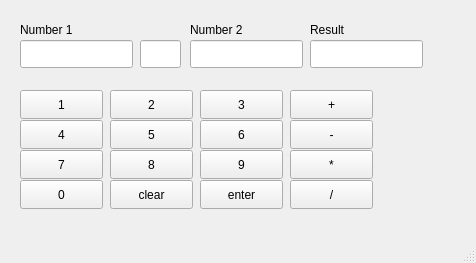
<?xml version="1.0" encoding="UTF-8"?>
<ui version="4.0">
 <class>MainWindow</class>
 <widget class="QMainWindow" name="MainWindow">
  <property name="geometry">
   <rect>
    <x>0</x>
    <y>0</y>
    <width>476</width>
    <height>263</height>
   </rect>
  </property>
  <property name="windowTitle">
   <string>MainWindow</string>
  </property>
  <widget class="QWidget" name="centralwidget">
   <widget class="QLabel" name="label">
    <property name="geometry">
     <rect>
      <x>20</x>
      <y>20</y>
      <width>71</width>
      <height>20</height>
     </rect>
    </property>
    <property name="text">
     <string>Number 1</string>
    </property>
   </widget>
   <widget class="QLabel" name="label_2">
    <property name="geometry">
     <rect>
      <x>190</x>
      <y>20</y>
      <width>71</width>
      <height>20</height>
     </rect>
    </property>
    <property name="text">
     <string>Number 2</string>
    </property>
   </widget>
   <widget class="QLabel" name="label_3">
    <property name="geometry">
     <rect>
      <x>310</x>
      <y>20</y>
      <width>71</width>
      <height>20</height>
     </rect>
    </property>
    <property name="text">
     <string>Result</string>
    </property>
   </widget>
   <widget class="QLineEdit" name="txtNum1">
    <property name="geometry">
     <rect>
      <x>20</x>
      <y>40</y>
      <width>113</width>
      <height>28</height>
     </rect>
    </property>
   </widget>
   <widget class="QLineEdit" name="txtNum2">
    <property name="geometry">
     <rect>
      <x>190</x>
      <y>40</y>
      <width>113</width>
      <height>28</height>
     </rect>
    </property>
   </widget>
   <widget class="QLineEdit" name="txtResult">
    <property name="geometry">
     <rect>
      <x>310</x>
      <y>40</y>
      <width>113</width>
      <height>28</height>
     </rect>
    </property>
   </widget>
   <widget class="QPushButton" name="btnN1">
    <property name="geometry">
     <rect>
      <x>20</x>
      <y>90</y>
      <width>83</width>
      <height>29</height>
     </rect>
    </property>
    <property name="text">
     <string>1</string>
    </property>
   </widget>
   <widget class="QPushButton" name="btnN2">
    <property name="geometry">
     <rect>
      <x>110</x>
      <y>90</y>
      <width>83</width>
      <height>29</height>
     </rect>
    </property>
    <property name="text">
     <string>2</string>
    </property>
   </widget>
   <widget class="QPushButton" name="btnN3">
    <property name="geometry">
     <rect>
      <x>200</x>
      <y>90</y>
      <width>83</width>
      <height>29</height>
     </rect>
    </property>
    <property name="text">
     <string>3</string>
    </property>
   </widget>
   <widget class="QPushButton" name="btnN4">
    <property name="geometry">
     <rect>
      <x>20</x>
      <y>120</y>
      <width>83</width>
      <height>29</height>
     </rect>
    </property>
    <property name="text">
     <string>4</string>
    </property>
   </widget>
   <widget class="QPushButton" name="btnN5">
    <property name="geometry">
     <rect>
      <x>110</x>
      <y>120</y>
      <width>83</width>
      <height>29</height>
     </rect>
    </property>
    <property name="text">
     <string>5</string>
    </property>
   </widget>
   <widget class="QPushButton" name="btnN6">
    <property name="geometry">
     <rect>
      <x>200</x>
      <y>120</y>
      <width>83</width>
      <height>29</height>
     </rect>
    </property>
    <property name="text">
     <string>6</string>
    </property>
   </widget>
   <widget class="QPushButton" name="btnN7">
    <property name="geometry">
     <rect>
      <x>20</x>
      <y>150</y>
      <width>83</width>
      <height>29</height>
     </rect>
    </property>
    <property name="text">
     <string>7</string>
    </property>
   </widget>
   <widget class="QPushButton" name="btnN8">
    <property name="geometry">
     <rect>
      <x>110</x>
      <y>150</y>
      <width>83</width>
      <height>29</height>
     </rect>
    </property>
    <property name="text">
     <string>8</string>
    </property>
   </widget>
   <widget class="QPushButton" name="btnN9">
    <property name="geometry">
     <rect>
      <x>200</x>
      <y>150</y>
      <width>83</width>
      <height>29</height>
     </rect>
    </property>
    <property name="text">
     <string>9</string>
    </property>
   </widget>
   <widget class="QPushButton" name="btnN0">
    <property name="geometry">
     <rect>
      <x>20</x>
      <y>180</y>
      <width>83</width>
      <height>29</height>
     </rect>
    </property>
    <property name="text">
     <string>0</string>
    </property>
   </widget>
   <widget class="QPushButton" name="btnClear">
    <property name="geometry">
     <rect>
      <x>110</x>
      <y>180</y>
      <width>83</width>
      <height>29</height>
     </rect>
    </property>
    <property name="text">
     <string>clear</string>
    </property>
   </widget>
   <widget class="QPushButton" name="btnEnter">
    <property name="geometry">
     <rect>
      <x>200</x>
      <y>180</y>
      <width>83</width>
      <height>29</height>
     </rect>
    </property>
    <property name="text">
     <string>enter</string>
    </property>
   </widget>
   <widget class="QPushButton" name="btnAdd">
    <property name="geometry">
     <rect>
      <x>290</x>
      <y>90</y>
      <width>83</width>
      <height>29</height>
     </rect>
    </property>
    <property name="text">
     <string>+</string>
    </property>
   </widget>
   <widget class="QPushButton" name="btnSub">
    <property name="geometry">
     <rect>
      <x>290</x>
      <y>120</y>
      <width>83</width>
      <height>29</height>
     </rect>
    </property>
    <property name="text">
     <string>-</string>
    </property>
   </widget>
   <widget class="QPushButton" name="btnMul">
    <property name="geometry">
     <rect>
      <x>290</x>
      <y>150</y>
      <width>83</width>
      <height>29</height>
     </rect>
    </property>
    <property name="text">
     <string>*</string>
    </property>
   </widget>
   <widget class="QPushButton" name="btnDiv">
    <property name="geometry">
     <rect>
      <x>290</x>
      <y>180</y>
      <width>83</width>
      <height>29</height>
     </rect>
    </property>
    <property name="text">
     <string>/</string>
    </property>
   </widget>
   <widget class="QLineEdit" name="txtOperand">
    <property name="geometry">
     <rect>
      <x>140</x>
      <y>40</y>
      <width>41</width>
      <height>28</height>
     </rect>
    </property>
   </widget>
  </widget>
  <widget class="QMenuBar" name="menubar">
   <property name="geometry">
    <rect>
     <x>0</x>
     <y>0</y>
     <width>476</width>
     <height>25</height>
    </rect>
   </property>
  </widget>
  <widget class="QStatusBar" name="statusbar"/>
 </widget>
 <resources/>
 <connections/>
</ui>
